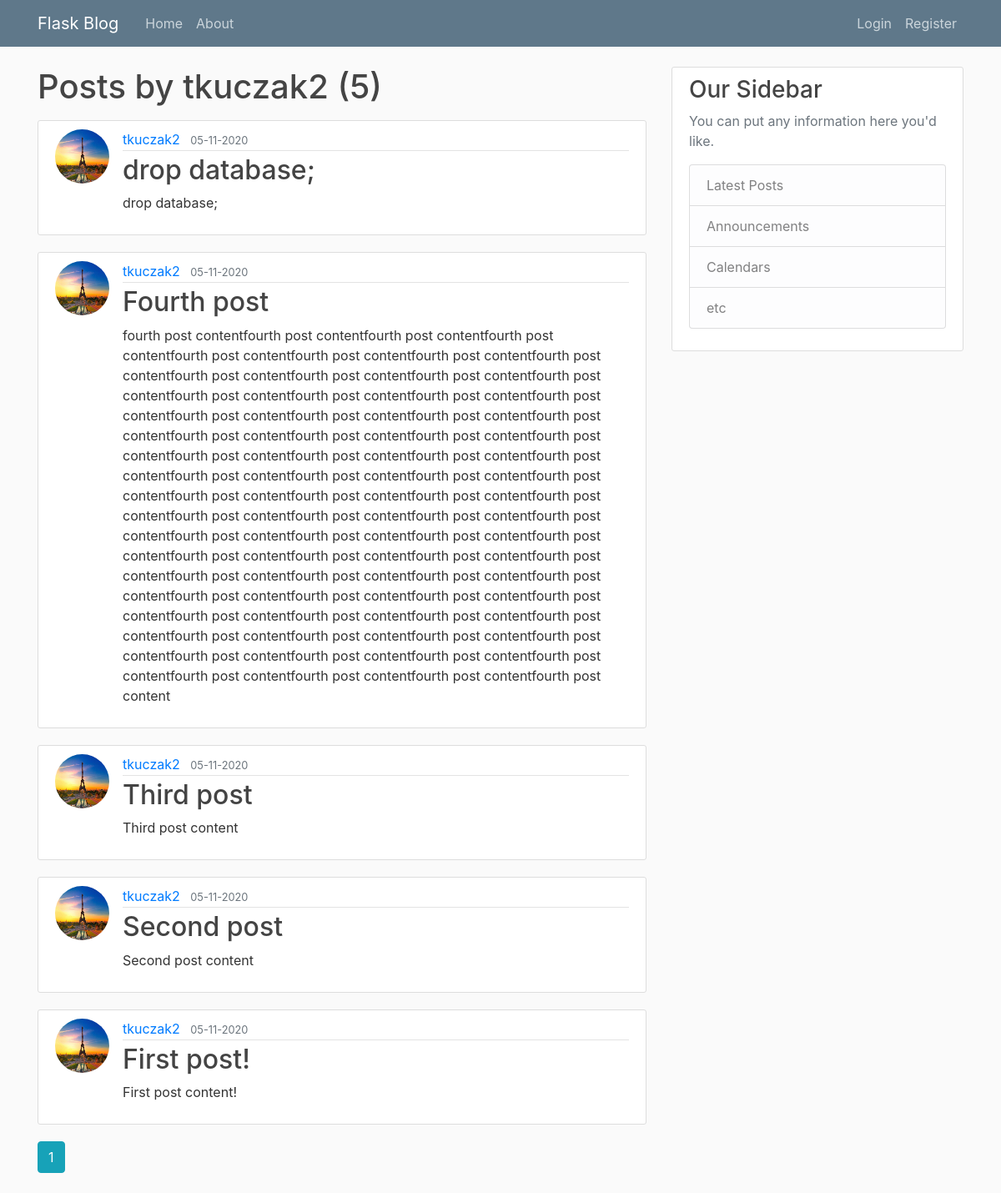
The page /user/tkuczak2 on the database as committed earlier.
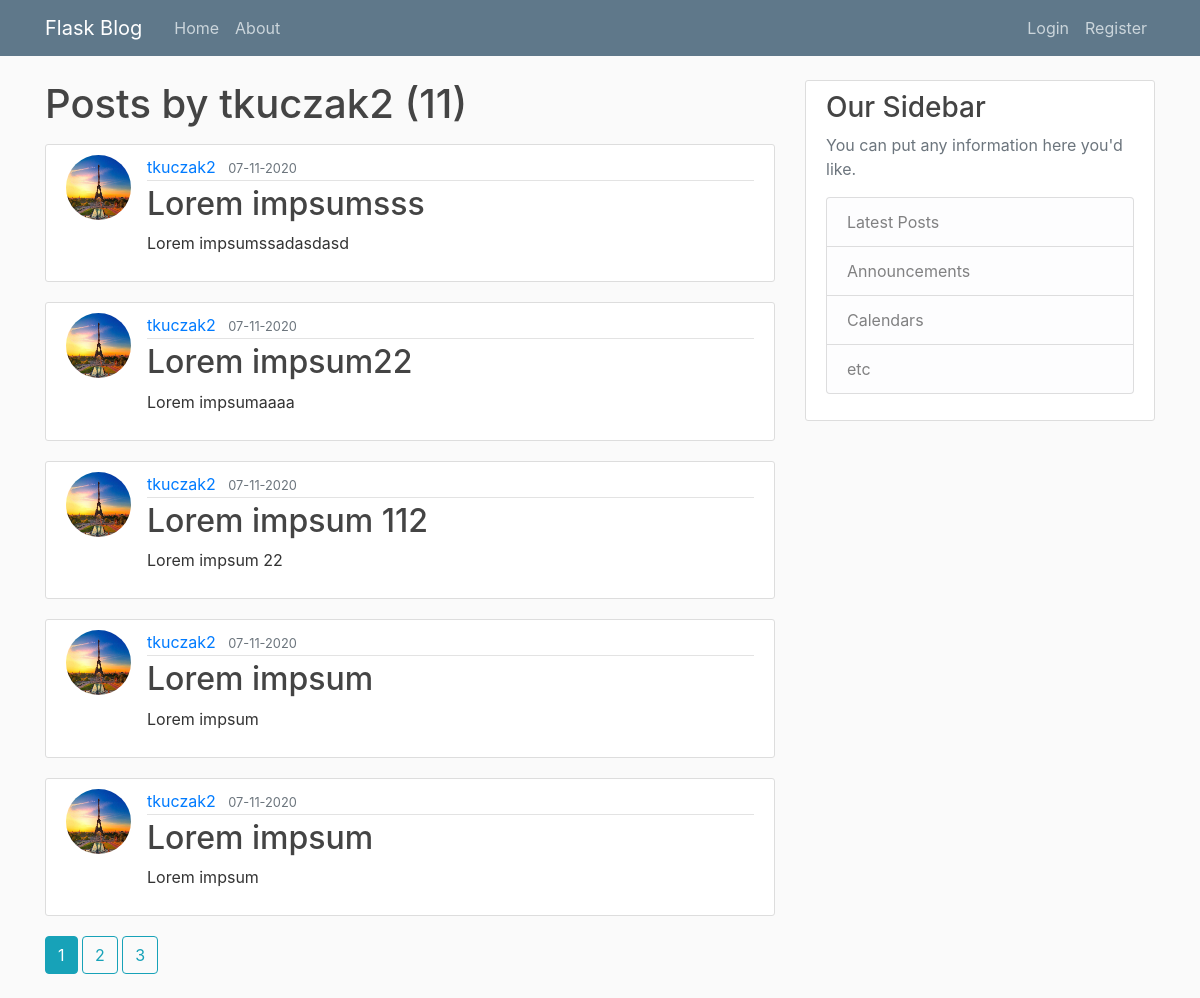
The same page on the database as committed later.
### blog/models.py (models this page shows, shortened)
class Post(db.Model):
    id = db.Column(db.Integer, primary_key=True)
    author_id = db.Column(db.Integer, db.ForeignKey('user.id'), nullable=False)
    title = db.Column(db.String(128),nullable=False)
    content = db.Column(db.Text, nullable=False)
    date_posted = db.Column(db.DateTime, nullable=False, default = datetime.now)

class User(db.Model, UserMixin):
    id = db.Column(db.Integer, primary_key=True)
    username = db.Column(db.String(20), unique=True, nullable=False)
    email = db.Column(db.String(128), unique=True, nullable=False)
    image_file = db.Column(db.String(20), nullable=False, default='default.jpg')
    password = db.Column(db.String(60), nullable=False)
    posts = db.relationship('Post', backref='author', lazy=True)

### blog/routes.py (the view)
@app.route("/user/<string:username>")
def user_posts(username):
    page = request.args.get('page', 1, type=int)
    user = User.query.filter_by(username=username).first_or_404()
    posts = Post.query.filter_by(author=user).order_by(Post.date_posted.desc()).paginate(page=page, per_page=5)
    return render_template('user_posts.html', posts=posts, user=user)

### blog/templates/user_posts.html
{% extends "layout.html" %}
{% block content %}
    <h1 class="mb-3">Posts by {{ user.username }} ({{ posts.total }})</h1>
    {% for post in posts.items %}
        <article class="media content-section">
            <img class="rounded-circle article-img" src="{{ url_for('static', filename = 'profile_pics/' + post.author.image_file) }}">
            <div class="media-body">
                <div class="article-metadata">
                    <a class="mr-2" href="{{ url_for('user_posts', username=post.author.username) }}">{{ post.author.username }}</a>
                    <small class="text-muted">{{ post.date_posted.strftime('%d-%m-%Y') }}</small>
                </div>
            <h2><a class="article-title" href="{{ url_for('post', post_id=post.id) }}">{{ post.title }}</a></h2>
            <p class="article-content">{{ post.content }}</p>
          </div>
        </article>
    {% endfor %}
    {% for page_num in posts.iter_pages(left_edge=1, right_edge=1, left_current=1, right_current=2) %}
        {% if page_num %}
            {% if posts.page == page_num %}
                <a class="btn btn-info mb-4" href="{{ url_for('home', page=page_num) }}">{{ page_num }}</a>
            {% else %}
                <a class="btn btn-outline-info mb-4" href="{{ url_for('home', page=page_num) }}">{{ page_num }}</a>
            {% endif %}
        {% else %}
            ...
        {% endif %}
    {% endfor %}
{% endblock content %}

Rows that differ between the two databases and show on the page:
no longer on this page (row edited): Post: image_file (picture), author.username "tkuczak2", date_posted "05-11-2020", title "drop database;", content "drop database;"
no longer on this page (row edited): Post: image_file (picture), author.username "tkuczak2", date_posted "05-11-2020", title "Fourth post", content "fourth post contentfourth post contentfourth post contentfourth post contentfourth post contentfourth post contentfourth post contentfourth post contentfourth post contentfourth post contentfourth post contentfourth post contentfourth post contentfourth post contentfourth post contentfourth post contentfourth post contentfourth post contentfourth post contentfourth post contentfourth post contentfourth post contentfourth post contentfourth post contentfourth post contentfourth post contentfourth post contentfourth post contentfourth post contentfourth post contentfourth post contentfourth post contentfourth post contentfourth post contentfourth post contentfourth post contentfourth post…"
no longer on this page (row unchanged): Post: image_file (picture), author.username "tkuczak2", date_posted "05-11-2020", title "Third post", content "Third post content"
no longer on this page (row unchanged): Post: image_file (picture), author.username "tkuczak2", date_posted "05-11-2020", title "Second post", content "Second post content"
no longer on this page (row unchanged): Post: image_file (picture), author.username "tkuczak2", date_posted "05-11-2020", title "First post!", content "First post content!"
added Post: image_file (picture), author.username "tkuczak2", date_posted "07-11-2020", title "Lorem impsumsss", content "Lorem impsumssadasdasd"
added Post: image_file (picture), author.username "tkuczak2", date_posted "07-11-2020", title "Lorem impsum22", content "Lorem impsumaaaa"
added Post: image_file (picture), author.username "tkuczak2", date_posted "07-11-2020", title "Lorem impsum 112", content "Lorem impsum 22"
added Post: image_file (picture), author.username "tkuczak2", date_posted "07-11-2020", title "Lorem impsum", content "Lorem impsum"
added Post: image_file (picture), author.username "tkuczak2", date_posted "07-11-2020", title "Lorem impsum", content "Lorem impsum"
Other text that changed with them:
{{ posts.total }}: "5" → "11"
new list line: "2"
new list line: "3"
